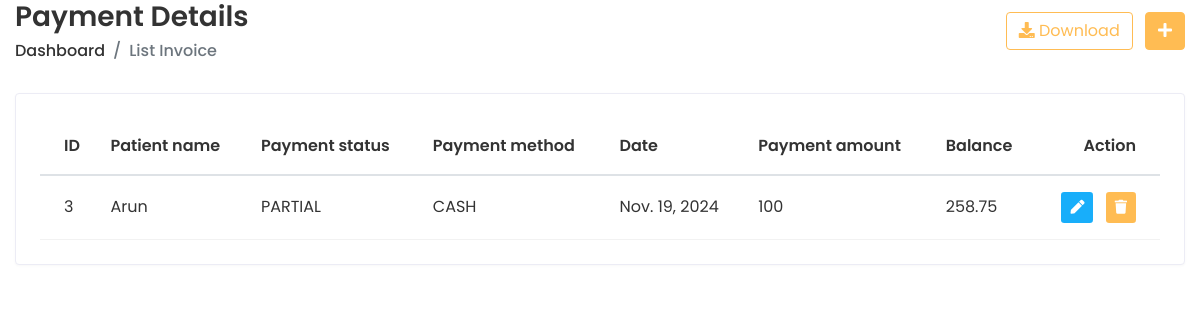
The page /app/incomelist/ (signed in) on the database its author committed.
### doctor/models.py (models this page shows, shortened)
class IncomeDetails(models.Model):
    patient_name = models.ForeignKey(InvoiceData, on_delete=models.CASCADE, null=True, blank=True)
    payment_status = models.CharField(
         max_length=20, blank=True, null=True,
         choices=(("PAID", "Paid"), ("PARTIAL", "Partial Payment"), ("NOTPAID", "Not Paid")),
     )
    payment_method = models.CharField(
         max_length=20, blank=True, null=True,
         choices=(("CASH", "Cash"), ("CARD", "Card"), ("UPI", "Upi")),
     )
    payment_details = models.CharField(max_length=50)
    date = models.DateField()
    payment_amount = models.IntegerField(default=0)
    @property
    def balance_amount(self):
        amount=0
        amount = self.patient_name.final_amount - self.payment_amount
        return amount

class InvoiceData(models.Model):
    patient = models.ForeignKey(PatientDetails, on_delete=models.CASCADE)
    service = models.ManyToManyField(HospitalService, through='InvoiceItem')
    slug = models.SlugField(unique=True)
    date = models.DateField()
    created = models.DateTimeField(auto_now_add=True, auto_now=False)
    last_updated = models.DateTimeField(auto_now_add=False, auto_now=True)
    def __str__(self):
        return self.patient.patient_name
    @property
    def final_amount(self):
        amount=0
        for price in self.service.all():
            amount += price.total_price
        return amount

class PatientDetails(models.Model):
    patient_number = models.IntegerField(null=True)
    patient_name = models.CharField(max_length=50)
    gender = models.CharField(
         max_length=20,
         choices=(("Male", "Male"), ("Female", "Female"), ("Other", "Other")),
     )
    blood_group = models.CharField(
        max_length=20, blank=True, null=True,
        choices=(
            ("O-", "O-"),
            ("O+", "O+"),
            ("A-", "A-"),
            ("A+", "A+"),
            ("B-", "B-"),
            ("B+", "B+"),
            ("AB-", "AB-"),
            ("AB+", "AB+"),
        ),
    )
    address = models.CharField(max_length=250, blank=True, null=True)
    state = models.CharField(max_length=200, blank=True, null=True)
    country = models.CharField(max_length=200, blank=True, null=True)
    pin_code = models.BigIntegerField(blank=True, null=True)
    email = models.EmailField(default="", max_length=50, unique=True)
    date_of_birth = models.DateField()
    phone_number = models.CharField(default="", max_length=20)
    patient_image = models.BinaryField(blank=True, null=True)
    created = models.DateTimeField(auto_now_add=True)
    updated = models.DateTimeField(auto_now=True)

class HospitalService(models.Model):
    service_name = models.CharField(max_length=100, blank=False)
    slug = models.SlugField(unique=True)
    price = models.FloatField(default=0)
    tax_percentage = models.FloatField(default=0)
    @property
    def tax_amount(self):
        amount = self.price * (self.tax_percentage/100)
        return amount
    @property
    def total_price(self):
        amount = self.price + self.tax_amount
        return amount

### doctor/views.py (the view)
# urls.py: path("incomelist/", views.income_list, name="income_list"),
@login_required
def income_list(request):
    incomes = IncomeDetails.objects.all()
    return render(request, "invoice/income_list.html", {'incomes': incomes})

### templates/invoice/income_list.html (shortened to what this page needs)
{% extends 'home/base-login.html' %}
{% load compress static %}
{% block content %}
      <div class="content container-fluid">
         <div class="page-header">
        <div class="row align-items-center">
           <div class="col">
              <h3 class="page-title">Payment Details</h3>
              <ul class="breadcrumb">
                 <li class="breadcrumb-item"><a href="{% url 'Invoiceindex' %}">Dashboard</a></li>
                 <li class="breadcrumb-item active">List Invoice</li>
              </ul>
           </div>
           <div class="col-auto text-right float-right ml-auto">
              <a href="#" class="btn btn-outline-primary mr-2"><i class="fas fa-download"></i> Download</a>
              <a href="add-student.html" class="btn btn-primary"><i class="fas fa-plus"></i></a>
           </div>
        </div>
     </div>
     <div class="row">
        <div class="col-sm-12">
           <div class="card card-table">
              <div class="card-body">
                 <div class="table-responsive">
                    <table class="table table-hover table-center mb-0 datatable">
                       <thead>
                          <tr>
                             <th>ID</th>
                             <th>Patient name</th>
                             <th>Payment status</th>
                             <th>Payment method</th>
                             <th>Date</th>
                             <th>Payment amount</th>
                             <th>Balance</th>
                             <th class="text-right">Action</th>
                          </tr>
                       </thead>
                       {% for income in incomes %}
                       <tbody>
                          <tr>
                             <td>{{ income.id }}</td>
                             <td>
                                {{ income.patient_name }}
                             </td>
                             <td>
                                {{ income.payment_status }}
                             </td>
                             <td>
                                {{ income.payment_method }}
                             </td>
                             <td>
                                {{ income.date }}
                             </td>
                             <td>
                                {{ income.payment_amount }}
                             </td>
                             <td>
                              {{ income.balance_amount }}
                              </td>
                             <td class="text-right">
                                <div class="actions">
                                   <a href="{% url 'income_edit' income.id %}" class="btn btn-sm bg-success-light mr-2">
                                   <i class="fas fa-pen"></i>
                                   </a>
                                   <a href="#" class="btn btn-sm bg-danger-light" onclick="confirmDelete('{{ income.income_status }}', '{{ income.id }}')">
                                   <i class="fas fa-trash"></i>
                                   </a>
                                </div>
                             </td>
                          </tr>
                       </tbody>
                       {% endfor %}
                    </table>
                 </div>
              </div>
            </div>
         </div>
  {% endblock %}

### static/prescol/css/style.css (style rules this page uses)
html { height: 100%; }
body { background-color: #fff; color: #333; font-family: 'Poppins', sans-serif; font-size: 1rem; height: 100%; line-height: 1.5; overflow-x: hidden; }
h1, h2, h3, h4, h5, h6 { font-family: 'Poppins', sans-serif; margin-top: 0; }
a { color: #009ce7; }
input, button, a { transition: all 0.4s ease; -moz-transition: all 0.4s ease; -o-transition: all 0.4s ease; -ms-transition: all 0.4s ease; -webkit-transition: all 0.4s ease; }
ul, ol { padding: 0px; list-style: none; }
.table { color: #333; max-width: 100%; margin-bottom: 0; width: 100%; }
.table thead tr th { font-weight: 600; }
.table tbody tr { border-bottom: 1px solid rgba(0, 0, 0, 0.05); }
.table.table-center td, .table.table-center th { vertical-align: middle; }
.card-table .card-body .table > thead > tr > th { border-top: 0; }
.card-table .card-body .table tr td:first-child, .card-table .card-body .table tr th:first-child { padding-left: 1.5rem; }
.card-table .card-body .table tr td:last-child, .card-table .card-body .table tr th:last-child { padding-right: 1.5rem; }
.card-table .table td, .card-table .table th { border-top: 1px solid #e2e5e8; padding: 1rem 0.75rem; white-space: nowrap; }
.btn-primary { background-color: #FFBC53; border: 1px solid #FFBC53; }
.btn-outline-primary { color: #FFBC53; border-color: #FFBC53; }
.card { border: 1px solid #ececf5; box-shadow: 0 1px 3px 0 rgba(0, 0, 0, 0.03); margin-bottom: 1.875rem; }
.card-body { padding: 1.5rem; }
.bg-danger-light { background-color:#FFBC53 !important; color:#fff !important; }
.bg-success-light { background-color: #18aefa; color: #fff; }
.page-header { margin-bottom: 1.875rem; }
.page-header .breadcrumb { background-color: transparent; color: #6c757d; font-size: 1rem; font-weight: 500; margin-bottom: 0; padding: 0; }
.page-header .breadcrumb a { color: #333; }
.page-title { font-size: 28px; font-weight: 600; color: #333; margin-bottom: 5px; }

### rows shown on the page
IncomeDetails: id "3", patient_name "Arun", payment_status "PARTIAL", payment_method "CASH", date "Nov. 19, 2024", payment_amount "100", balance_amount "258.75"
